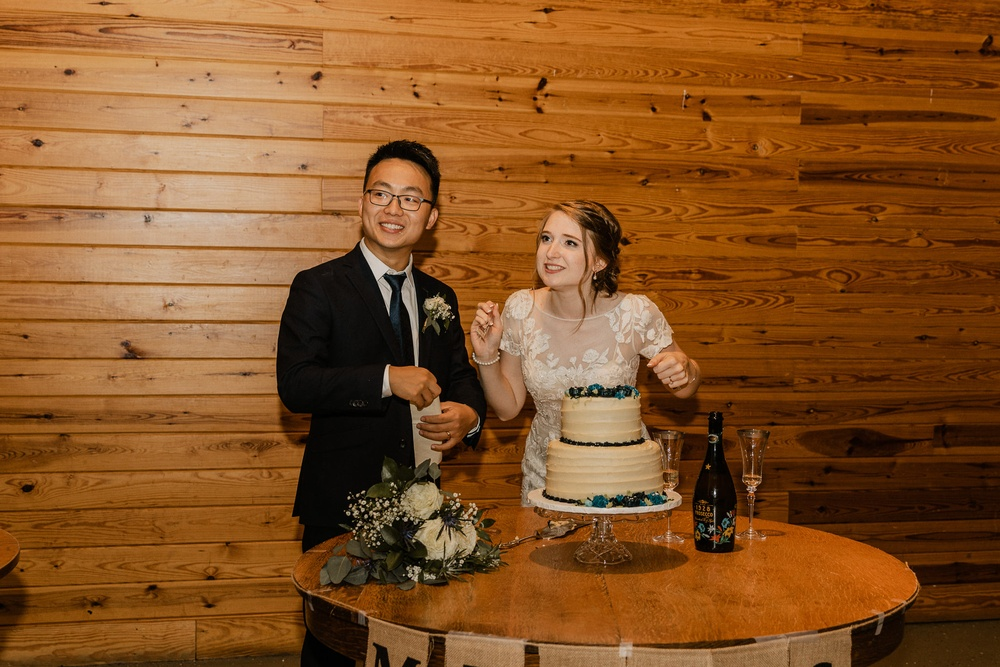
#> input picture test_imgs/test.jpeg, 1000 x 667 px, shrunk from 2048 x 1365 before the run
$ jupyter execute 'Cartoons_img_functions(class).ipynb'
#> lines starting #> are read from the running program, lines starting #| are printed output that depends on the picture; after the words box and inside, x2 and y2 are one past the last pixel; in counts of white or black regions, pixels touching at a corner belong together
[cell 1]
import cv2
import numpy as np
import matplotlib.pyplot as plt

[cell 2]
class create_cartoon:
    def __init__(self, filename, line_size = 9, blur_value = 7, k=12):
#> called with filename = 'test_imgs/test.jpeg', line_size = 9, blur_value = 7, k = 12
        self.img = cv2.cvtColor(cv2.imread(filename), cv2.COLOR_BGR2RGB)
        print('<<image loaded, current shape: {}>>'.format(self.img.shape))
#| <<image loaded, current shape: (667, 1000, 3)>>
        self.line_size = 9
        self.blur_value = 7
        self.k = 9
    def edge_mask(self):
        gray = cv2.cvtColor(self.img, cv2.COLOR_BGR2GRAY)
        gray_blur = cv2.medianBlur(gray, self.blur_value)
        edges = cv2.adaptiveThreshold(gray_blur, 255, cv2.ADAPTIVE_THRESH_MEAN_C,cv2.THRESH_BINARY, self.line_size, self.blur_value)
        return edges

    def color_quantization(self):
        # transform image
        data = np.float32(self.img).reshape((-1,3))

        # determine criteria
        criteria = (cv2.TERM_CRITERIA_EPS + cv2.TERM_CRITERIA_MAX_ITER, 20, 0.001)

        # Implementing K-means
        ret, label, center = cv2.kmeans(data, self.k, None, criteria, 10, cv2.KMEANS_RANDOM_CENTERS)
#> ret = 213251394.2; center = [[201.1, 167.1, 134.2], [166.3, 91.86, 22.68], [135.4, 96.75, 60.46], [180.2, 116.7, 60.17], [68.55, 32.3, 4.99], [139.6, 72.52, 9.7], [190.9, 141.9, 96.62], [20.31, 11.81, 5.78], [107.6, 51.63, 4.92]]
        center = np.uint8(center)
#> center = [[201, 167, 134], [166, 91, 22], [135, 96, 60], [180, 116, 60], [68, 32, 4], [139, 72, 9], [190, 141, 96], [20, 11, 5], [107, 51, 4]]
        result = center[label.flatten()]
        result = result.reshape(self.img.shape)
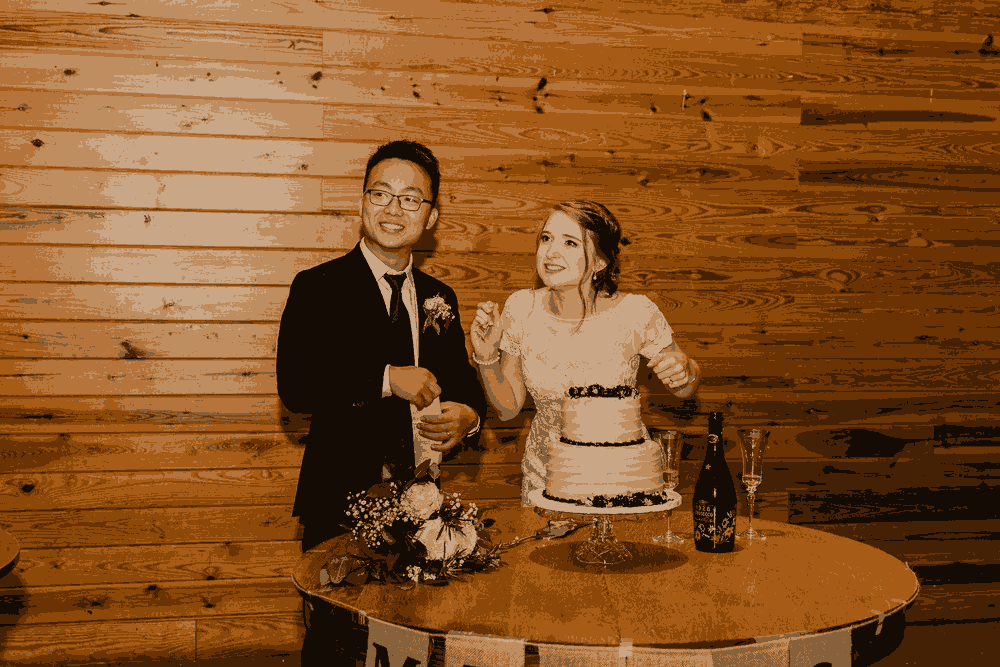
#> result: shape (667, 1000, 3); mean R, G, B 133.6, 81.9, 35.7
        blurred = cv2.bilateralFilter(result, d = 5, sigmaColor = 50, sigmaSpace = 200)
        return blurred
    def output(self):
        blurred = create_cartoon.color_quantization(self)
        edges = create_cartoon.edge_mask(self)
#> in edge_mask, `gray = cv2.cvtColor(self.img, cv2.COLOR_BGR2GRAY)`:
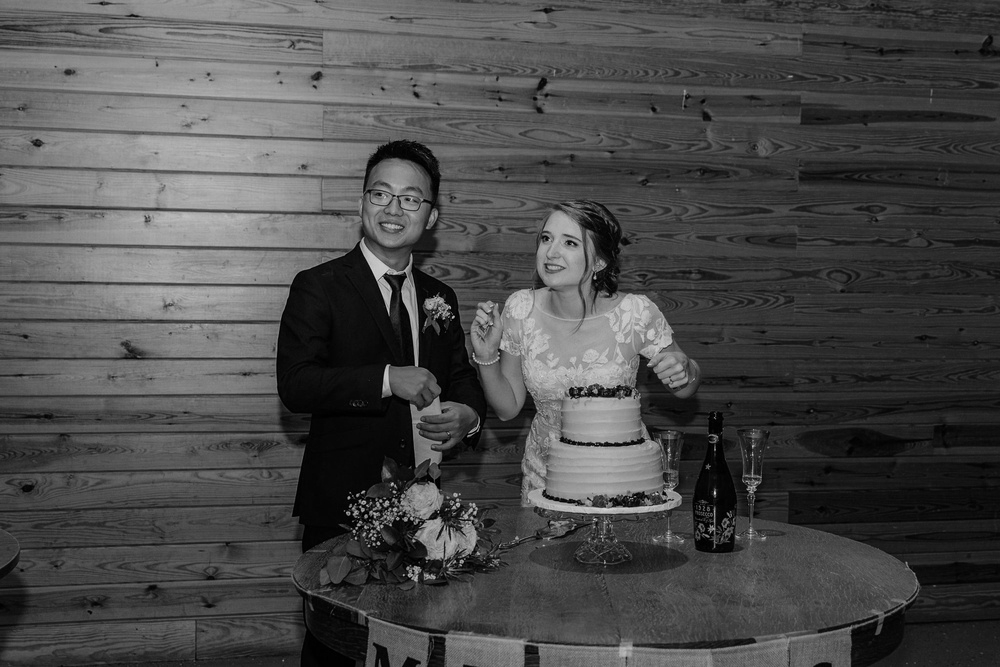
#> gray: shape (667, 1000); min 0, max 229, mean 74.6
#> in edge_mask, `edges = cv2.adaptiveThreshold(gray_blur, 255, cv2.ADAPTIVE_THRESH_MEAN..`:
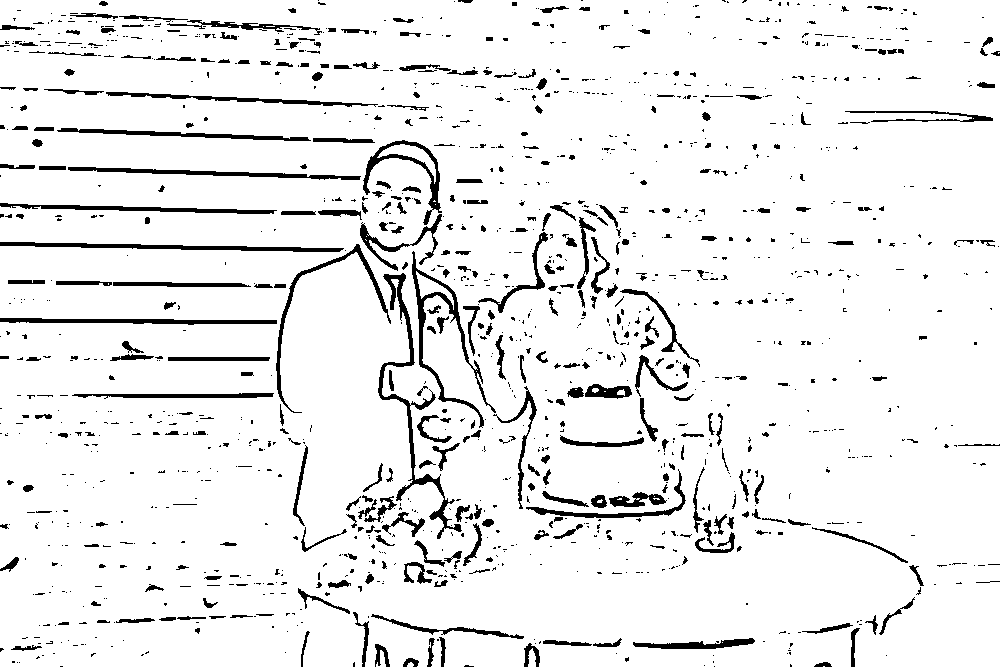
#> edges: shape (667, 1000); 92.9% white; 1371 black regions (1014 under 20 px), largest, box (x1, y1, x2, y2) and area: (378, 273, 462, 539) 2043, (412, 251, 496, 428) 1636, (0, 242, 344, 252) 1395
        cartoon = cv2.bitwise_and(blurred, blurred, mask = edges)
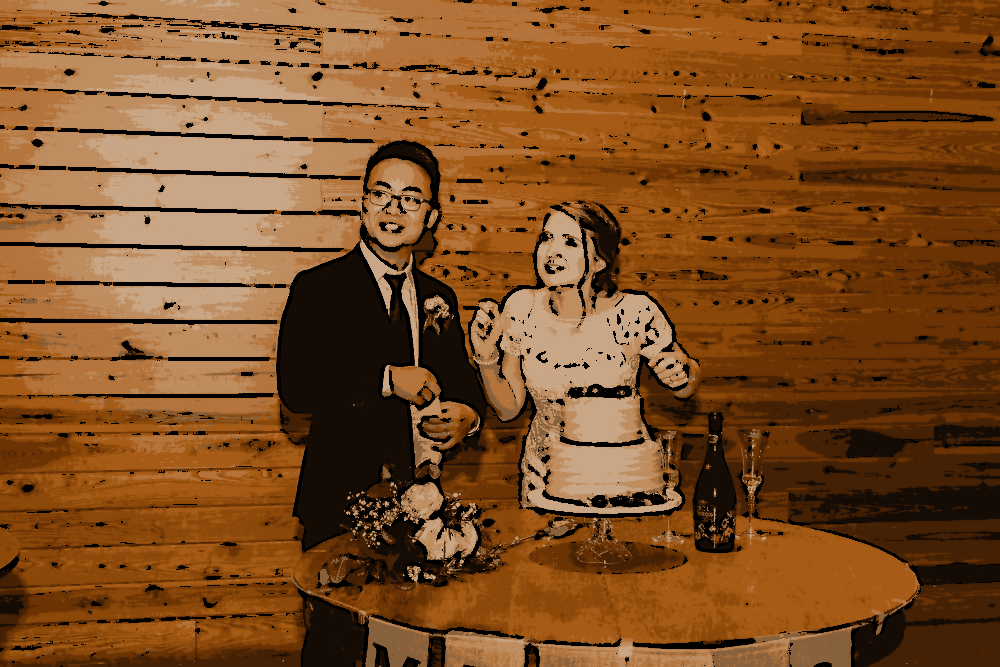
#> cartoon: shape (667, 1000, 3); mean R, G, B 126.2, 77.6, 34.1
        fig, axs = plt.subplots(2, figsize = [15,15])
        fig.suptitle('original image vs cartoon image')
        axs[0].imshow(self.img)
        axs[1].imshow(cartoon)
        print('<<done>>')

[cell 3]
imgfolder = 'test_imgs/'
imgname = 'test.jpeg'
filename = imgfolder + imgname
output = create_cartoon(filename)

[cell 4]
output.output()
